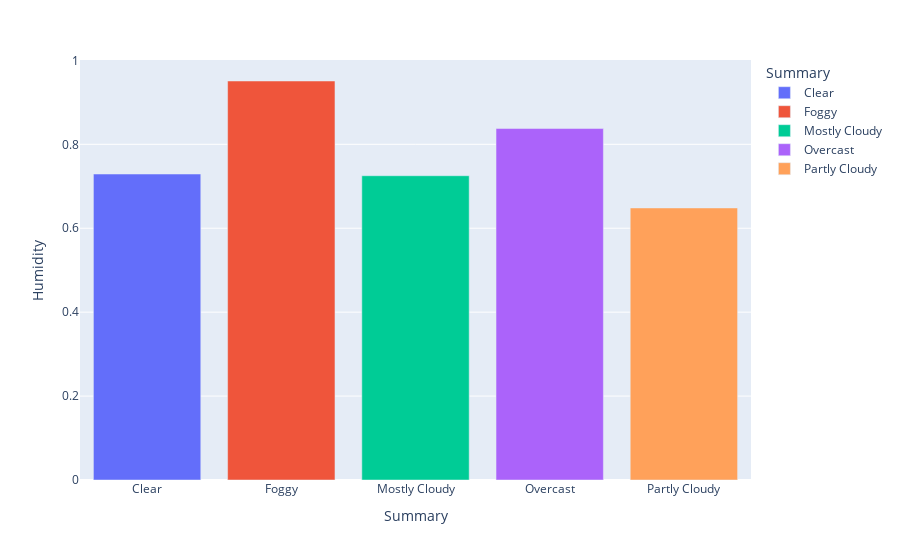

Notebook code cell kept with this figure:
### Code cell
fig_h.show()

### Figure 1 — Plotly figure (JSON) as saved in the notebook; plotly's stock layout.template omitted (floating-point values rounded to 4 significant figures)
{"data": [{"alignmentgroup": "True", "hovertemplate": "Summary=%{x}<br>Humidity=%{y}<extra></extra>", "legendgroup": "Clear", "marker": {"color": "#636efa", "pattern": {"shape": ""}}, "name": "Clear", "offsetgroup": "Clear", "orientation": "v", "showlegend": true, "textposition": "auto", "type": "bar", "x": ["Clear"], "xaxis": "x", "y": [0.7292], "yaxis": "y"}, {"alignmentgroup": "True", "hovertemplate": "Summary=%{x}<br>Humidity=%{y}<extra></extra>", "legendgroup": "Foggy", "marker": {"color": "#EF553B", "pattern": {"shape": ""}}, "name": "Foggy", "offsetgroup": "Foggy", "orientation": "v", "showlegend": true, "textposition": "auto", "type": "bar", "x": ["Foggy"], "xaxis": "x", "y": [0.9509], "yaxis": "y"}, {"alignmentgroup": "True", "hovertemplate": "Summary=%{x}<br>Humidity=%{y}<extra></extra>", "legendgroup": "Mostly Cloudy", "marker": {"color": "#00cc96", "pattern": {"shape": ""}}, "name": "Mostly Cloudy", "offsetgroup": "Mostly Cloudy", "orientation": "v", "showlegend": true, "textposition": "auto", "type": "bar", "x": ["Mostly Cloudy"], "xaxis": "x", "y": [0.7252], "yaxis": "y"}, {"alignmentgroup": "True", "hovertemplate": "Summary=%{x}<br>Humidity=%{y}<extra></extra>", "legendgroup": "Overcast", "marker": {"color": "#ab63fa", "pattern": {"shape": ""}}, "name": "Overcast", "offsetgroup": "Overcast", "orientation": "v", "showlegend": true, "textposition": "auto", "type": "bar", "x": ["Overcast"], "xaxis": "x", "y": [0.8376], "yaxis": "y"}, {"alignmentgroup": "True", "hovertemplate": "Summary=%{x}<br>Humidity=%{y}<extra></extra>", "legendgroup": "Partly Cloudy", "marker": {"color": "#FFA15A", "pattern": {"shape": ""}}, "name": "Partly Cloudy", "offsetgroup": "Partly Cloudy", "orientation": "v", "showlegend": true, "textposition": "auto", "type": "bar", "x": ["Partly Cloudy"], "xaxis": "x", "y": [0.6484], "yaxis": "y"}], "layout": {"barmode": "relative", "legend": {"title": {"text": "Summary"}, "tracegroupgap": 0}, "margin": {"t": 60}, "xaxis": {"anchor": "y", "categoryarray": ["Clear", "Foggy", "Mostly Cloudy", "Overcast", "Partly Cloudy"], "categoryorder": "array", "domain": [0, 1], "title": {"text": "Summary"}}, "yaxis": {"anchor": "x", "domain": [0, 1], "title": {"text": "Humidity"}}}}
